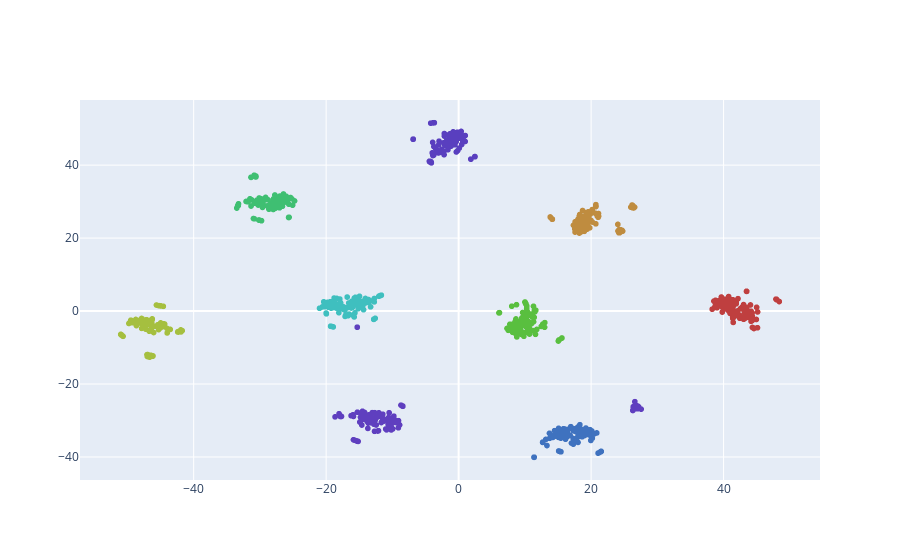

The notebook cell this image was saved under:
### Code cell
import numpy as np
import matplotlib.pyplot as plt
from sklearn.cluster import KMeans
from sklearn.decomposition import PCA
from sklearn.manifold import TSNE
from plotly.offline import iplot, init_notebook_mode
from plotly import graph_objs as go
import random

init_notebook_mode(connected=True)

comment_embeddings = out_cls.tolist()
not_null_ids = not_null_ids

kmeans = KMeans(n_clusters=10)
a = kmeans.fit(np.array(comment_embeddings))
centroids = kmeans.cluster_centers_
labels = kmeans.labels_

sample_indexes = []
for i in range(len(centroids)):
    all_label_indexes = []
    for j in range(len(labels)):
        if labels[j] == i:
            all_label_indexes.append(j)
            
    SAMPLE_NUM = min(100, len(all_label_indexes))
    sample_label_indexes = random.sample(all_label_indexes, SAMPLE_NUM)
    sample_indexes = sample_indexes + sample_label_indexes

sample_embeddings = []
sample_labels = []
sample_ids = []

for index in sample_indexes:
    sample_embeddings.append(comment_embeddings[index])
    sample_labels.append(labels[index])
    sample_ids.append(not_null_ids[index])

reduced_embeddings = TSNE(verbose=2).fit_transform(sample_embeddings)

colors = []
for i in range(len(sample_labels)):
    colors.append('hsl(' + str(sample_labels[i]* (360/len(centroids))) + ',50%' + ',50%)')
    
print(len(reduced_embeddings))

fig = go.Figure(go.Scattergl(x=reduced_embeddings[:,0],
                    y=reduced_embeddings[:,1],
                    mode='markers',
                    marker={'color':colors},
                    text=[(sample_ids[x], sample_labels[x]) for x in range(len(reduced_embeddings))]))

configure_plotly_browser_state()
fig.show()


category_map = [{} for i in range(len(centroids))]
for j in range(len(centroids)):
    for i in range(len(dataset['ID'])):
        category = dataset['CATEGORY'][i] 
        if category not in category_map[j]:
            category_map[j][category] = 0

measure_map = [{} for i in range(len(centroids))]
for j in range(len(centroids)):
    for i in range(len(dataset['ID'])):
        measure = dataset['MEASURE'][i] 
        if measure not in measure_map[j]:
            measure_map[j][measure] = 0

id2index_map = {}
for index, id in enumerate(dataset['ID']):
    id2index_map[id] = index

label_counter = [0 for i in range(len(centroids))]
for i in range(len(labels)):
    category_map[labels[i]][dataset['CATEGORY'][id2index_map[not_null_ids[i]]]] += 1
    measure_map[labels[i]][dataset['MEASURE'][id2index_map[not_null_ids[i]]]] += 1
    label_counter[labels[i]] += 1

for i in range(len(centroids)):
    for key in category_map[i]:
        category_map[i][key] = "{:.2f}".format(100 * category_map[i][key] / label_counter[i])
    for key in measure_map[i]:
        measure_map[i][key] = "{:.2f}".format(100 * measure_map[i][key] / label_counter[i])

    print(i, ' : ', category_map[i], '  ', measure_map[i])

### Figure 1 — Plotly figure (JSON) as saved in the notebook; plotly's stock layout.template omitted (floating-point values rounded to 4 significant figures; data arrays with more than 128 entries replaced by an {"elided": "..."} marker saying what was removed)
{"data": [{"text": {"elided": "922 str values"}, "y": {"elided": "922 float values"}, "mode": "markers", "marker": {"color": {"elided": "922 str values"}}, "x": {"elided": "922 float values"}, "type": "scattergl"}], "layout": {}}
